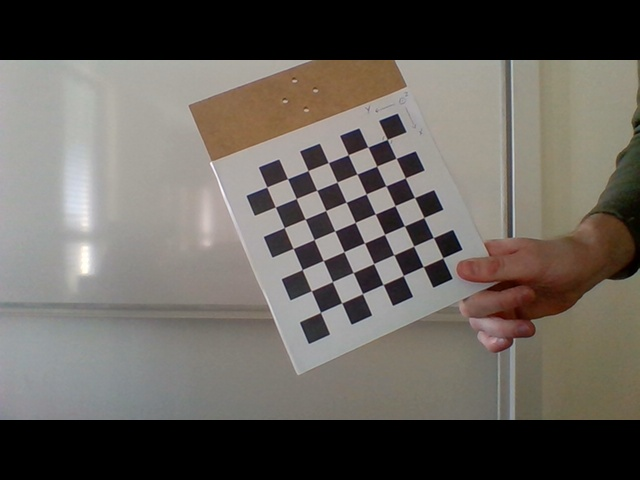
#> input picture data/camera_calibration_1.jpg, 640 x 480 px; its folder holds only this picture in this run
$ jupyter execute 2_extrinsic_camera_calibration.ipynb
#> lines starting #> are read from the running program, lines starting #| are printed output that depends on the picture; after the words box and inside, x2 and y2 are one past the last pixel; in counts of white or black regions, pixels touching at a corner belong together; long printed decimals are rounded
# Extrinsic camera calibration

[cell 1]
# Imports
import cv2
import glob
import numpy as np
import matplotlib.pyplot as plt

[cell 2]
# Load images
camera_calibration_images_file = '../../data/camera_calibration_*.jpg'
images_path_names = glob.glob(camera_calibration_images_file)

# Get first image
image = cv2.imread(images_path_names[0])
#> image is the input picture: shape (480, 640, 3); mean B, G, R 92, 98, 102.9
gray = cv2.cvtColor(image, cv2.COLOR_BGR2GRAY)
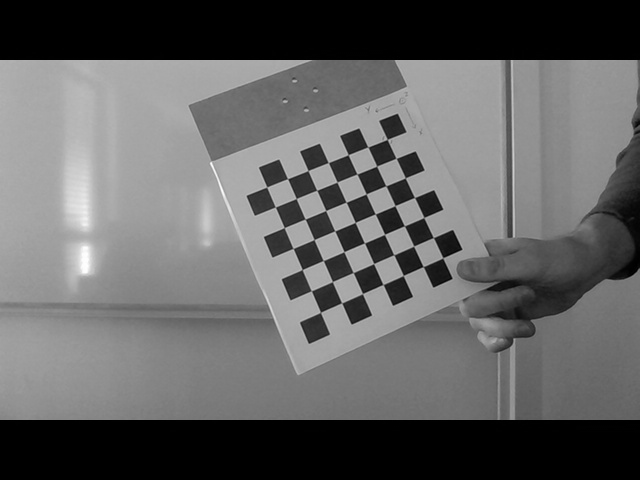
#> gray: shape (480, 640); min 0, max 254, mean 98.8
plt.imshow(gray, cmap='gray')
plt.show()

## Detect corners

[cell 3]
# Detect corners in chessboard
pattern = (7, 7)
criteria = (cv2.TERM_CRITERIA_EPS + cv2.TERM_CRITERIA_MAX_ITER, 30, 0.001)
found, corners = cv2.findChessboardCorners(gray, pattern, None)
#> found = True; corners = 49 rows, first 8: [387.2, 139.3], [396.2, 158.3], [405.2, 177.9], [414.5, 197.5], [423.7, 217.4], [433.4, 237.5], [442.7, 257.7], [367.8, 147]
corners = cv2.cornerSubPix(gray, corners, pattern, (-1, -1), criteria)
#> corners = 49 rows, first 8: [387.2, 139.4], [396.2, 158.3], [405.3, 177.8], [414.5, 197.5], [423.8, 217.5], [433.4, 237.6], [442.8, 257.8], [367.9, 147]

# Show detected corners
image = cv2.drawChessboardCorners(image, pattern, corners, True)
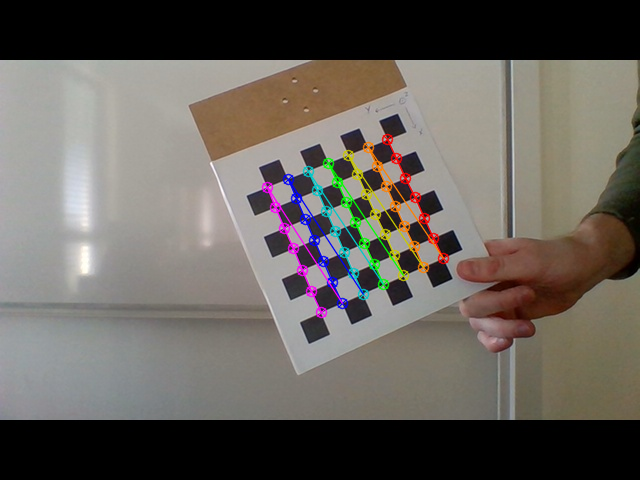
#> image: shape (480, 640, 3); 2.76% of pixels changed, all inside (x1, y1, x2, y2) = (261, 133, 450, 319)
plt.imshow(image)
plt.show()

## Calibrate camera

[cell 4]
# Get user defined world coordinates
objp = objp = np.zeros((pattern[0] * pattern[1], 3), np.float32)
objp[:, :2] = np.mgrid[0:pattern[0], 0:pattern[1]].T.reshape(-1, 2) * 0.02  # 20x20 mm

[cell 5]
# Initialize empty arrays for world and pixel cooridnates
imgpoints = []
objpoints = []

[cell 6]
# Iterate over all images
for image_path in images_path_names:

    # Read image from file
    image = cv2.imread(image_path)

    # Convert RGB image to grayscale
    gray = cv2.cvtColor(image, cv2.COLOR_BGR2GRAY)

    # Find the chess board corners in the image
    found, corners = cv2.findChessboardCorners(gray, pattern, None)
#> corners = 49 rows, first 8: [387.2, 139.3], [396.2, 158.3], [405.2, 177.9], [414.5, 197.5], [423.7, 217.4], [433.4, 237.5], [442.7, 257.7], [367.8, 147]
    corners = cv2.cornerSubPix(gray, corners, pattern, (-1, -1), criteria)
#> corners = 49 rows, first 8: [387.2, 139.4], [396.2, 158.3], [405.3, 177.8], [414.5, 197.5], [423.8, 217.5], [433.4, 237.6], [442.8, 257.8], [367.9, 147]

    # Add object points to objpoints list
    objpoints.append(objp)

    # Add pixel coordinates to imgpoints list
    imgpoints.append(corners)

[cell 7]
# Check dimensions of arrays
print("Dimensions of world coordinate array: " + str(np.shape(objpoints)))
print("Dimensions of pixel coordinate array: " + str(np.shape(imgpoints)))
#| Dimensions of pixel coordinate array: (1, 49, 1, 2)

[cell 8]
# Calibrate camera and obtain intrinsic camera matrix using the objpoints list and the imgpoints list
ret, mtx, dist, rvecs, tvecs  =  ret, mtx, dist, rvecs, tvecs = cv2.calibrateCamera(objpoints, imgpoints, gray.shape[::-1], None, None)
#> ret = 0.0866; mtx = [[367.9, 0, 307.6], [0, 366.6, 238.9], [0, 0, 1]]; dist = [[-0.16, 1.41, 0.00277, 0.00365, -4.96]]; rvecs = ([-0.147, 0.0145, 1.17],); tvecs = ([0.0736, -0.0928, 0.339],)
print(mtx)
#| [[367.924   0.         307.622]
#|  [  0.         366.648 238.926]
#|  [  0.           0.           1.        ]]

[cell 9]
# Calculate reprojection error
tot_error = 0
for i in range(len(objpoints)):
    imgpoints2, _ = cv2.projectPoints(objpoints[i], rvecs[i], tvecs[i], mtx, dist)
    error = cv2.norm(imgpoints[i], imgpoints2, cv2.NORM_L2) / len(imgpoints2)
    tot_error += error
#> this loop made 1 pass
#> (error, tot_error) on pass 1: (0.0124, 0.0124)
#> after the loop, tot_error = 0.0124
print("\nTotal reprojection error: %f" % (tot_error / float(len(objpoints))))
#| Total reprojection error: 0.01238

## Evaluate calibration

[cell 10]
# Define axis and box coordinates in camera coordinate system
axis = np.float32([[0.06, 0, 0], [0, 0.06, 0], [0, 0, 0.06], [0, 0, 0]])
square1 = np.float32([[0.08, 0.06, 0.5], [0.12, 0.06, 0.5], [0.12, 0.10, 0.5], [0.08, 0.10, 0.5]]).reshape(-1, 3)
square2 = np.float32([[0.08, 0.06, 0.6], [0.12, 0.06, 0.6], [0.12, 0.10, 0.6], [0.08, 0.10, 0.6]]).reshape(-1, 3)
square3 = np.float32([[0.08, 0.06, 1.7], [0.12, 0.06, 1.7], [0.12, 0.10, 1.7], [0.08, 0.10, 1.7]]).reshape(-1, 3)

[cell 11]
# Draw axis on image
def draw_axis(img, imgpts):
    imgpts = imgpts.astype(int)
    img = cv2.line(img, tuple(imgpts[3].ravel()), tuple(imgpts[0].ravel()), (0, 0, 255), 5)
    img = cv2.line(img, tuple(imgpts[3].ravel()), tuple(imgpts[1].ravel()), (0, 255, 0), 5)
    img = cv2.line(img, tuple(imgpts[3].ravel()), tuple(imgpts[2].ravel()), (255, 0, 0), 5)
    text_pos = (imgpts[0].ravel() + np.array([3.5, -7])).astype(int)
    cv2.putText(img, 'X', tuple(text_pos), cv2.FONT_HERSHEY_PLAIN, 1, (0, 0, 255))
    text_pos = (imgpts[1].ravel() + np.array([3.5, -7])).astype(int)
    cv2.putText(img, 'Y', tuple(text_pos), cv2.FONT_HERSHEY_PLAIN, 1, (0, 0, 255))
    text_pos = (imgpts[2].ravel() + np.array([3.5, -7])).astype(int)
    cv2.putText(img, 'Z', tuple(text_pos), cv2.FONT_HERSHEY_PLAIN, 1, (0, 0, 255))
    text_pos = (imgpts[3].ravel() + np.array([3.5, -7])).astype(int)
    return img

# Draw square on image
def draw_square(img, imgpts):
    imgpts = imgpts.astype(int)
    img = cv2.line(img, tuple(imgpts[0].ravel()), tuple(imgpts[1].ravel()), (0, 0, 255), 3)
    img = cv2.line(img, tuple(imgpts[1].ravel()), tuple(imgpts[2].ravel()), (0, 0, 255), 3)
    img = cv2.line(img, tuple(imgpts[2].ravel()), tuple(imgpts[3].ravel()), (0, 0, 255), 3)
    img = cv2.line(img, tuple(imgpts[3].ravel()), tuple(imgpts[0].ravel()), (0, 0, 255), 3)
    return img

[cell 12]
# Project 3D axis points to pixel coordinates
imgpts_axis, _ = cv2.projectPoints(axis, np.identity(3), np.zeros((3, 1)), mtx, dist)
#> imgpts_axis = [[329.7, 238.9], [307.6, 260.9], [307.6, 238.9], [307.6, 238.9]]

# Project 3D box points to pixel coordinates
imgpts_square1, _ = cv2.projectPoints(square1, np.identity(3), np.zeros((3, 1)), mtx, dist)
#> imgpts_square1 = [[366.4, 282.8], [395.7, 282.8], [395.7, 312.1], [366.4, 312.1]]

# Project 3D box points to pixel coordinates
imgpts_square2, _ = cv2.projectPoints(square2, np.identity(3), np.zeros((3, 1)), mtx, dist)
#> imgpts_square2 = [[356.6, 275.5], [381, 275.5], [381, 299.9], [356.6, 299.9]]

# Project 3D box points to pixel coordinates
imgpts_square3, _ = cv2.projectPoints(square3, np.identity(3), np.zeros((3, 1)), mtx, dist)
#> imgpts_square3 = [[324.9, 251.9], [333.6, 251.9], [333.6, 260.5], [324.9, 260.5]]

# Draw axis on image
image = draw_axis(image, imgpts_axis)
#> in draw_axis, `imgpts = imgpts.astype(int)`: imgpts = [[329, 238], [307, 260], [307, 238], [307, 238]]
#> in draw_axis, `text_pos = (imgpts[0].ravel() + np.array([3.5, -7])).astype(int)`: text_pos = [332, 231]
#> in draw_axis, `text_pos = (imgpts[1].ravel() + np.array([3.5, -7])).astype(int)`: text_pos = [310, 253]
#> in draw_axis, `text_pos = (imgpts[2].ravel() + np.array([3.5, -7])).astype(int)`: text_pos = [310, 231]

# Draw square 1 on image
image = draw_square(image, imgpts_square1)
#> in draw_square, `imgpts = imgpts.astype(int)`: imgpts = [[366, 282], [395, 282], [395, 312], [366, 312]]

# Draw square 2 on image
image = draw_square(image, imgpts_square2)
#> in draw_square (call 2), `imgpts = imgpts.astype(int)`: imgpts = [[356, 275], [381, 275], [381, 299], [356, 299]]
#> in draw_square (call 2), `img = cv2.line(img, tuple(imgpts[0].ravel()), tuple(imgpts[1].ravel())..`:
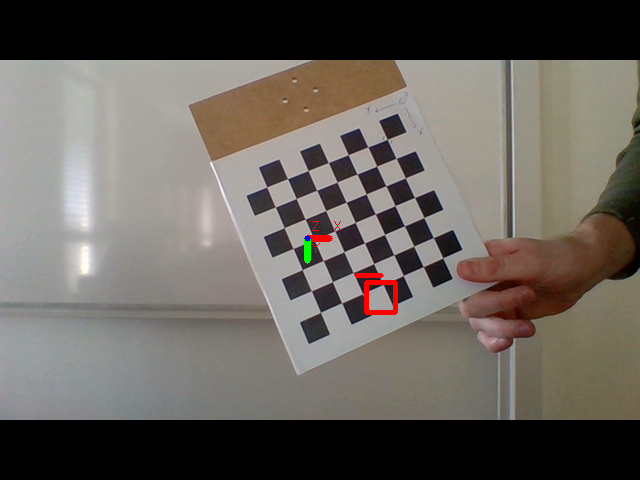
#> img: shape (480, 640, 3); mean B, G, R 91.7, 97.8, 103.4

# Draw square 3 on image
image = draw_square(image, imgpts_square3)
#> in draw_square (call 3), `imgpts = imgpts.astype(int)`: imgpts = [[324, 251], [333, 251], [333, 260], [324, 260]]
#> in draw_square (call 3), `img = cv2.line(img, tuple(imgpts[0].ravel()), tuple(imgpts[1].ravel())..`:
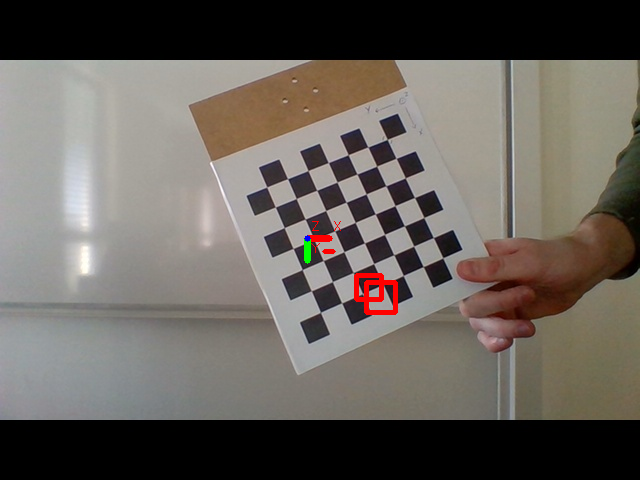
#> img: shape (480, 640, 3); mean B, G, R 91.6, 97.6, 103.5

$ run again, on data/camera_calibration_4.jpg
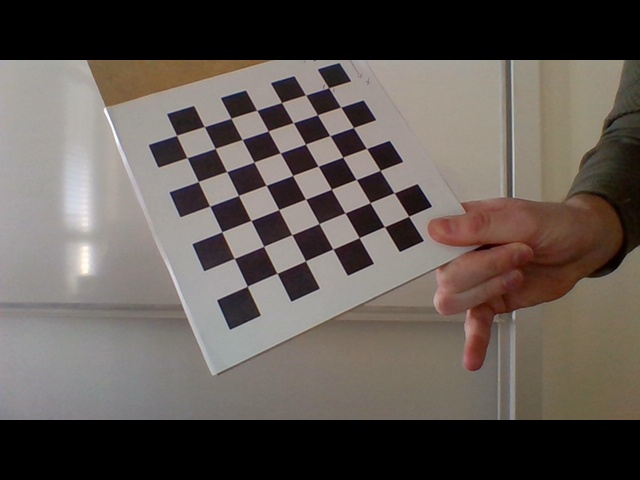
#> input picture data/camera_calibration_4.jpg, 640 x 480 px
#> image is the input picture: shape (480, 640, 3); mean B, G, R 84, 89.4, 97.3
#> `found, corners = cv2.findChessboardCorners(gray, pattern, None)`: found = True; corners = 49 rows, first 8: [328.7, 87.77], [340.7, 107.1], [353.4, 127.5], [366.5, 148.5], [380, 170.3], [393.9, 192.8], [408.5, 216.3], [305.5, 94.98]
#> `corners = cv2.cornerSubPix(gray, corners, pattern, (-1, -1), criteria)`: corners = 49 rows, first 8: [328.6, 87.73], [340.7, 107.2], [353.4, 127.5], [366.5, 148.4], [380.1, 170.4], [394, 192.8], [408.6, 216.3], [305.5, 94.99]
#> `image = cv2.drawChessboardCorners(image, pattern, corners, True)`:
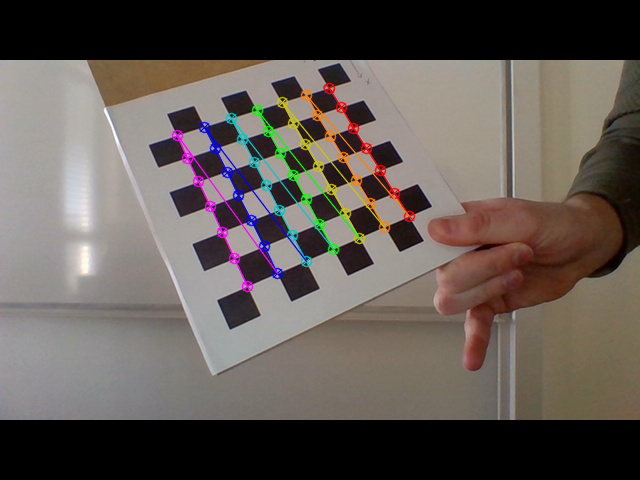
#> image: shape (480, 640, 3); 3.01% of pixels changed, all inside (x1, y1, x2, y2) = (171, 82, 416, 293)
#> `found, corners = cv2.findChessboardCorners(gray, pattern, None)`: corners = 49 rows, first 8: [328.7, 87.77], [340.7, 107.1], [353.4, 127.5], [366.5, 148.5], [380, 170.3], [393.9, 192.8], [408.5, 216.3], [305.5, 94.98]
#> `corners = cv2.cornerSubPix(gray, corners, pattern, (-1, -1), criteria)`: corners = 49 rows, first 8: [328.6, 87.73], [340.7, 107.2], [353.4, 127.5], [366.5, 148.4], [380.1, 170.4], [394, 192.8], [408.6, 216.3], [305.5, 94.99]
#| Dimensions of pixel coordinate array: (1, 49, 1, 2)
#> ret = 0.0988; mtx = [[389.6, 0, 311.4], [0, 389.9, 267.8], [0, 0, 1]]; dist = [[-0.0179, 0.226, 0.00294, -0.00309, -0.826]]; rvecs = ([-0.37, 0.0875, 1.11],); tvecs = ([0.0135, -0.139, 0.298],)
#| [[389.645   0.         311.355]
#|  [  0.         389.943 267.823]
#|  [  0.           0.           1.        ]]
#> the loop `for i in range(len(objpoints)):` made 1 pass
#> (error, tot_error) on pass 1: (0.0141, 0.0141)
#> after the loop `for i in range(len(objpoints)):`: tot_error = 0.0141
#| Total reprojection error: 0.01412
#> imgpts_axis = [[334.7, 267.8], [311.4, 291.2], [311.4, 267.8], [311.4, 267.8]]
#> imgpts_square1 = [[373.6, 314.6], [404.7, 314.6], [404.7, 345.9], [373.6, 345.9]]
#> imgpts_square2 = [[363.2, 306.8], [389.1, 306.8], [389.1, 332.8], [363.2, 332.8]]
#> imgpts_square3 = [[329.7, 281.6], [338.8, 281.6], [338.8, 290.8], [329.7, 290.8]]
#> in draw_axis, `imgpts = imgpts.astype(int)`: imgpts = [[334, 267], [311, 291], [311, 267], [311, 267]]
#> in draw_axis, `text_pos = (imgpts[0].ravel() + np.array([3.5, -7])).astype(int)`: text_pos = [337, 260]
#> in draw_axis, `text_pos = (imgpts[1].ravel() + np.array([3.5, -7])).astype(int)`: text_pos = [314, 284]
#> in draw_axis, `text_pos = (imgpts[2].ravel() + np.array([3.5, -7])).astype(int)`: text_pos = [314, 260]
#> in draw_square, `imgpts = imgpts.astype(int)`: imgpts = [[373, 314], [404, 314], [404, 345], [373, 345]]
#> in draw_square (call 3), `imgpts = imgpts.astype(int)`: imgpts = [[329, 281], [338, 281], [338, 290], [329, 290]]
#> in draw_square (call 3), `img = cv2.line(img, tuple(imgpts[0].ravel()), tuple(imgpts[1].ravel())..`:
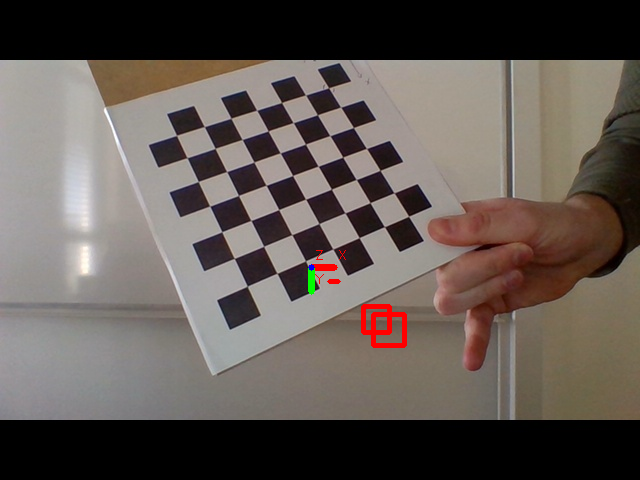
#> img: shape (480, 640, 3); mean B, G, R 83.5, 89, 97.8

$ run again, on data/camera_calibration_5.jpg
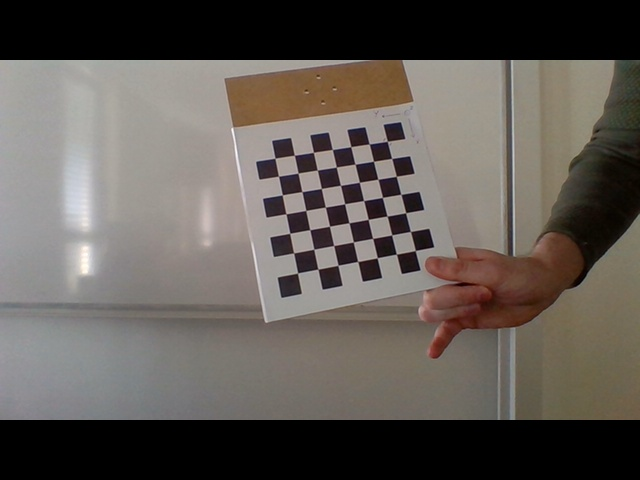
#> input picture data/camera_calibration_5.jpg, 640 x 480 px
#> image is the input picture: shape (480, 640, 3); mean B, G, R 85.3, 90.8, 96.8
#> `found, corners = cv2.findChessboardCorners(gray, pattern, None)`: found = True; corners = 49 rows, first 8: [387.3, 141.3], [391.7, 158.4], [396.2, 176.3], [400.8, 194.3], [405.7, 212.7], [410.4, 231.5], [415.3, 250.5], [369.3, 144]
#> `corners = cv2.cornerSubPix(gray, corners, pattern, (-1, -1), criteria)`: corners = 49 rows, first 8: [387.3, 141.3], [391.7, 158.5], [396.3, 176.3], [400.9, 194.3], [405.6, 212.7], [410.5, 231.5], [415.3, 250.5], [369.2, 143.9]
#> `image = cv2.drawChessboardCorners(image, pattern, corners, True)`:
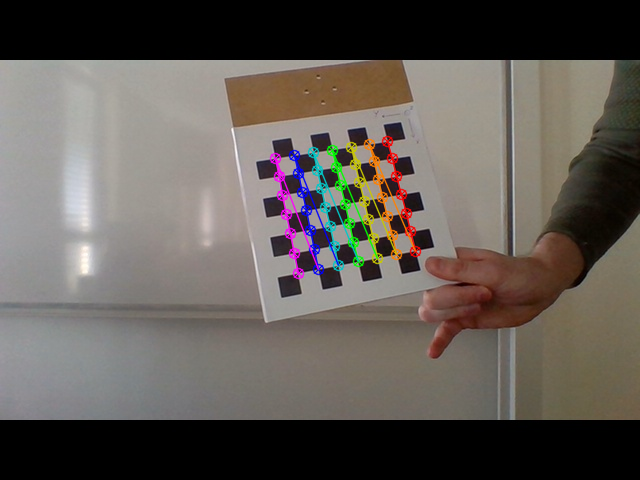
#> image: shape (480, 640, 3); 2.58% of pixels changed, all inside (x1, y1, x2, y2) = (269, 135, 422, 280)
#> `found, corners = cv2.findChessboardCorners(gray, pattern, None)`: corners = 49 rows, first 8: [387.3, 141.3], [391.7, 158.4], [396.2, 176.3], [400.8, 194.3], [405.7, 212.7], [410.4, 231.5], [415.3, 250.5], [369.3, 144]
#> `corners = cv2.cornerSubPix(gray, corners, pattern, (-1, -1), criteria)`: corners = 49 rows, first 8: [387.3, 141.3], [391.7, 158.5], [396.3, 176.3], [400.9, 194.3], [405.6, 212.7], [410.5, 231.5], [415.3, 250.5], [369.2, 143.9]
#| Dimensions of pixel coordinate array: (1, 49, 1, 2)
#> ret = 0.0743; mtx = [[440.3, 0, 307.8], [0, 432.5, 213.8], [0, 0, 1]]; dist = [[-0.298, 5.09, 0.00542, 0.00139, -33.7]]; rvecs = ([-0.253, 0.0708, 1.38],); tvecs = ([0.0839, -0.0781, 0.461],)
#| [[440.270   0.         307.756]
#|  [  0.         432.520 213.816]
#|  [  0.           0.           1.        ]]
#> the loop `for i in range(len(objpoints)):` made 1 pass
#> (error, tot_error) on pass 1: (0.0106, 0.0106)
#> after the loop `for i in range(len(objpoints)):`: tot_error = 0.0106
#| Total reprojection error: 0.01061
#> imgpts_axis = [[334.2, 213.8], [307.8, 239.8], [307.8, 213.8], [307.8, 213.8]]
#> imgpts_square1 = [[377.9, 265.6], [412.9, 265.6], [412.5, 299.8], [377.9, 300.1]]
#> imgpts_square2 = [[366.3, 257], [395.4, 257], [395.4, 285.7], [366.2, 285.7]]
#> imgpts_square3 = [[328.5, 229.1], [338.8, 229.1], [338.8, 239.2], [328.5, 239.3]]
#> in draw_axis, `imgpts = imgpts.astype(int)`: imgpts = [[334, 213], [307, 239], [307, 213], [307, 213]]
#> in draw_axis, `text_pos = (imgpts[0].ravel() + np.array([3.5, -7])).astype(int)`: text_pos = [337, 206]
#> in draw_axis, `text_pos = (imgpts[1].ravel() + np.array([3.5, -7])).astype(int)`: text_pos = [310, 232]
#> in draw_axis, `text_pos = (imgpts[2].ravel() + np.array([3.5, -7])).astype(int)`: text_pos = [310, 206]
#> in draw_square, `imgpts = imgpts.astype(int)`: imgpts = [[377, 265], [412, 265], [412, 299], [377, 300]]
#> in draw_square (call 2), `imgpts = imgpts.astype(int)`: imgpts = [[366, 256], [395, 256], [395, 285], [366, 285]]
#> in draw_square (call 2), `img = cv2.line(img, tuple(imgpts[3].ravel()), tuple(imgpts[0].ravel())..`:
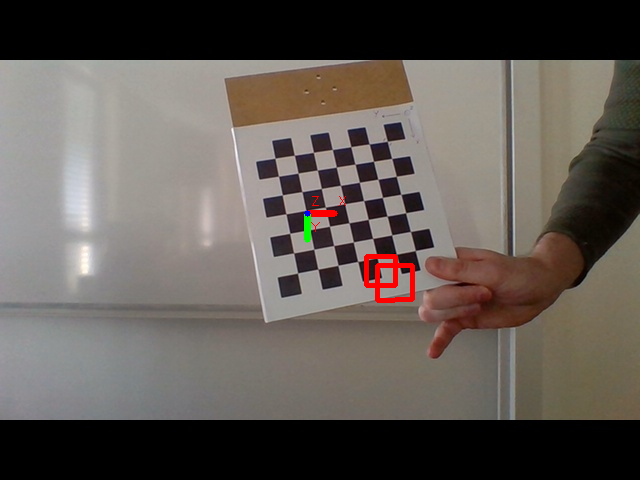
#> img: shape (480, 640, 3); mean B, G, R 84.7, 90.3, 97.4
